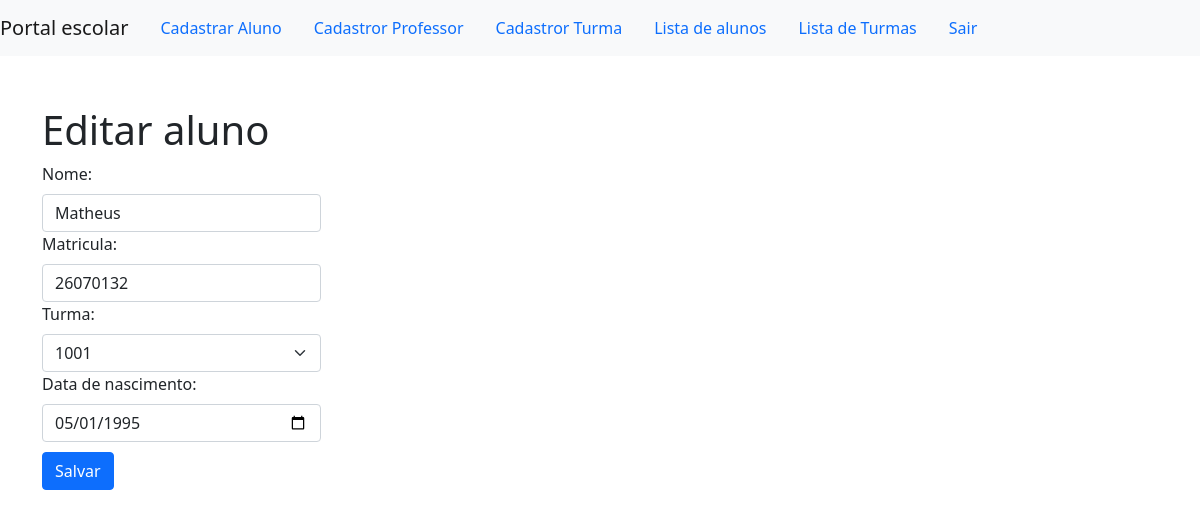
Page /view/editar.php?id=557 (signed in) on the committed database.
### tables this page shows
CREATE TABLE IF NOT EXISTS `alunos` (
  `id` int(11) NOT NULL AUTO_INCREMENT,
  `nome` varchar(200) NOT NULL,
  `matricula` varchar(50) NOT NULL,
  `data_nasci` varchar(15) NOT NULL,
  `id_turma` int(11) DEFAULT NULL,
  PRIMARY KEY (`id`)
);

### model/alunos_model.php (called while the page is built, shortened)
<?php
class Alunos_model {
    public $conn = '';
    public function setConn($conn)
    {
        $this->conn = $conn;
    }
    public function editar()
    {
        $id= filter_input(INPUT_GET, 'id', FILTER_SANITIZE_NUMBER_INT);
        $editar_aluno = "SELECT * FROM alunos WHERE id='$id'";
        $resultado_editar = mysqli_query($this->conn, $editar_aluno);
        return $resultado_editar;
    }
}

### model/turma_model.php (called while the page is built, shortened)
<?php
class Turma_model {
    public $conn = "";
    public function setConn($conn)
    {
        $this->conn = $conn;
    }
    public function getTurma()
    {
        $sql = "SELECT * FROM turma";
        $result_query = mysqli_query($this->conn, $sql);
        return $result_query;
    }
}

### view/editar.php (the view, shortened to what this page needs)
<?php
require_once "../view/pages/topo.php";
require_once "../model/alunos_model.php";
require_once "../model/turma_model.php";
$editar = new Alunos_model;
$turma = new Turma_model;
$editar->setConn($conn);
$turma->setConn($conn);
$row = mysqli_fetch_assoc($editar->editar());
?>
  <head>
  </head>
  <body>
    <div class="container">
      <div class="">
        <h1 style="margin-top: 50px" >Editar aluno</h1>
        <form method="post" action="/escola/view/update.php" class="column g-3 needs-validation" novalidate>
          <div class="col-md-3">
            <label class="form-label">Nome:</label>
            <input type="text" class="form-control" id="nome" name="nome" value="<?= $row['nome'] ?>" required>
          </div>
          <div class="col-md-3">
            <label class="form-label">Matricula:</label>
            <input type="text" class="form-control" id="matricula" name="matricula" value="<?= $row['matricula'] ?>" required>
          </div>
          <div class="col-md-3">
            <label class="form-label">Turma:</label>
            <select name="turma" id="turma" class="form-select" >
              <?php
                $listarTurmas = $turma->getTurma();
                foreach($listarTurmas as $turmas){
                  if($row['id_turma'] == $turmas['id']){
                    echo "<option value=".$turmas['id']." selected>".$turmas['turma']."</option>";
                  } else {
                    echo "<option value=".$turmas['id'].">".$turmas['turma']."</option>";
                  }
                }
              ?>
            </select>
          </div>
          <div class="col-md-3">
            <label class="form-label">Data de nascimento:</label>
            <input type="date" class="form-control" id="dataNasc" name="dataNasc" value="<?= $row['data_nasci'] ?>" required>
          </div>
          <div class="col-5" style="margin-top:10px">
            <button class="btn btn-primary" type="submit">Salvar</button>
          </div>
        </form>
      </div>
    </div>
  </body>
</html>

### rows in the picture
alunos: nome "Matheus", matricula "26070132", dataNasc "05/01/1995"

### other values in the picture
form field turma "1001"
